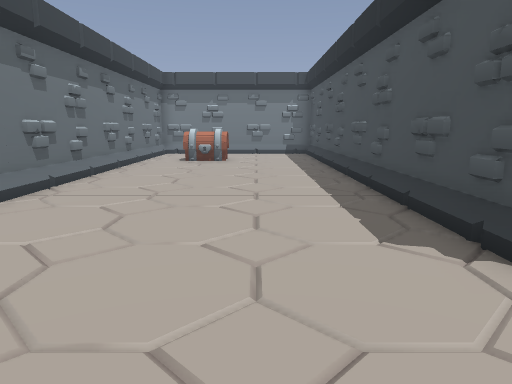
[1] (above)

15 first-person views from a walk through a 3-D level made in the Godot game engine. The camera is 1.3 m above the floor, tilts 10° down and sees 70° across. The floor is counted in squares, 1 m on a side. Each view is taken from the middle of a square. On the plan, view 1 faces up. The plan holds only what a view shows up to about 15 squares ahead; the rest is blank. The place goes on beyond the plan. Characters and animated objects are not drawn.

[2]
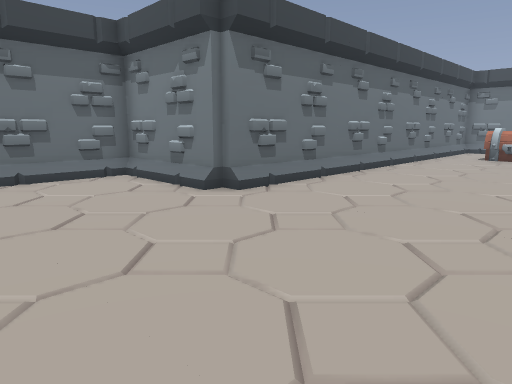

[3]
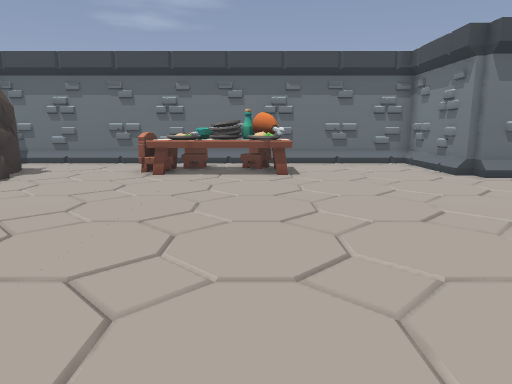

[4]
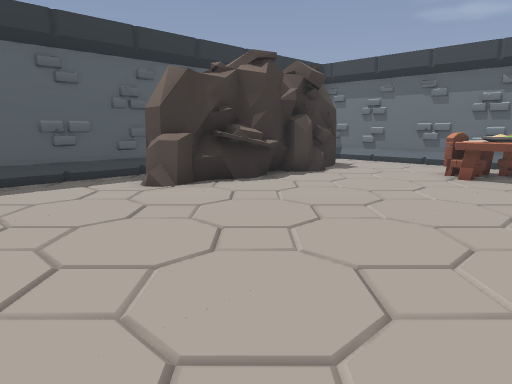

[5]
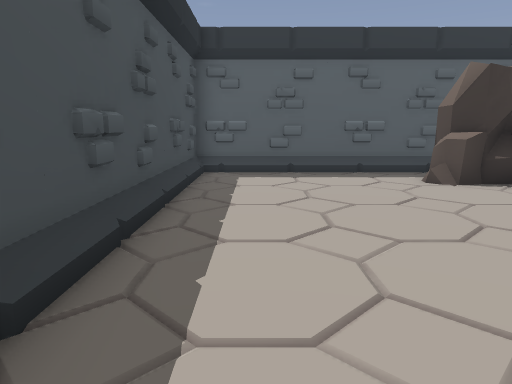

[6]
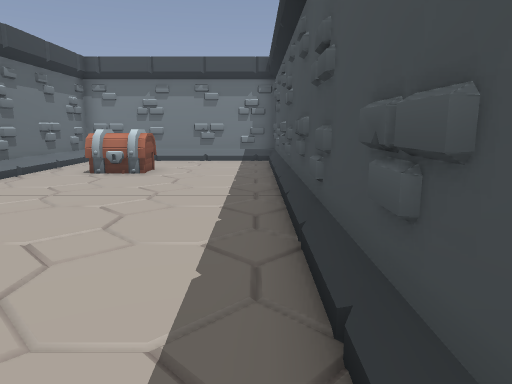

[7]
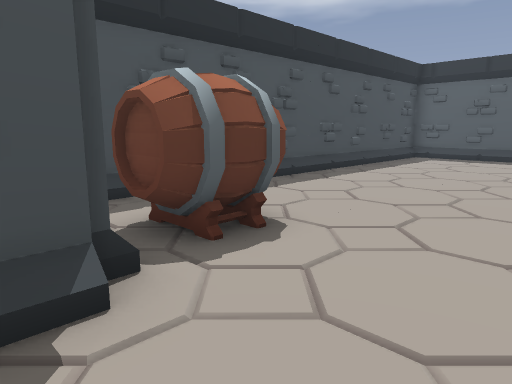

[8]
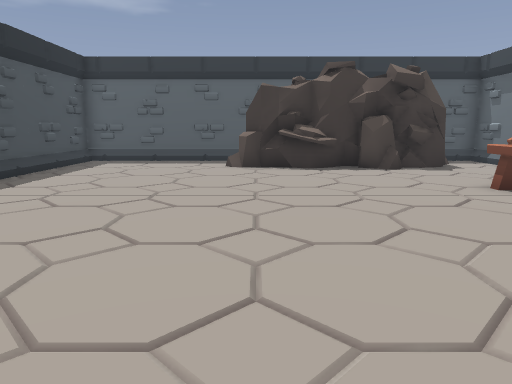

[9]
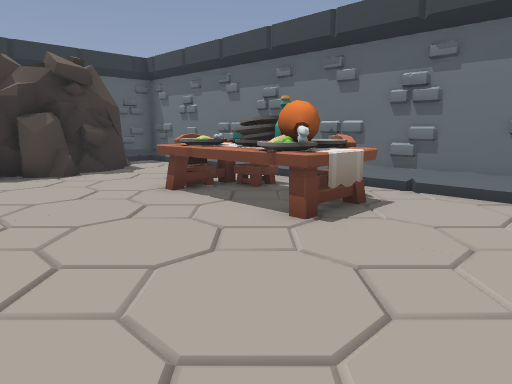

[10]
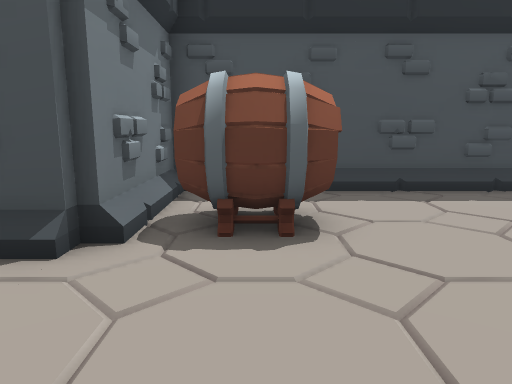

[11]
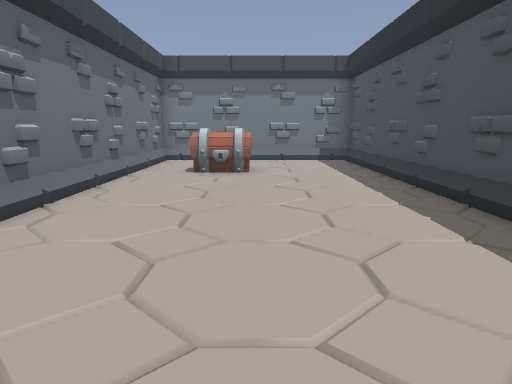

[12]
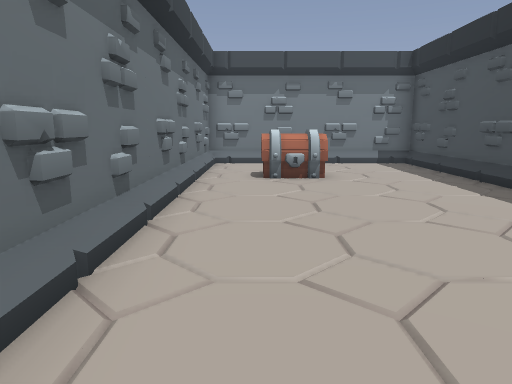

[13]
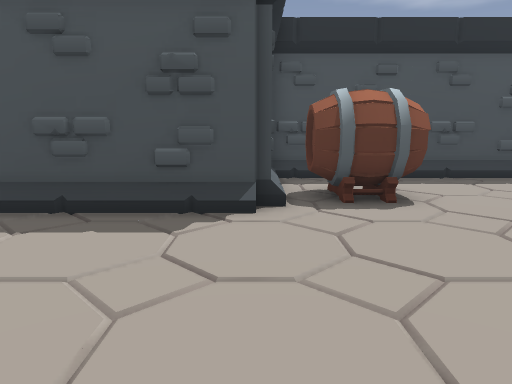

[14]
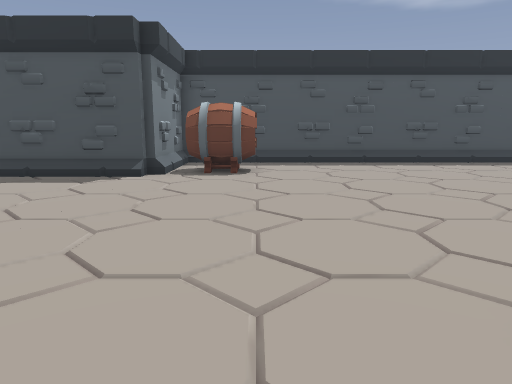

[15]
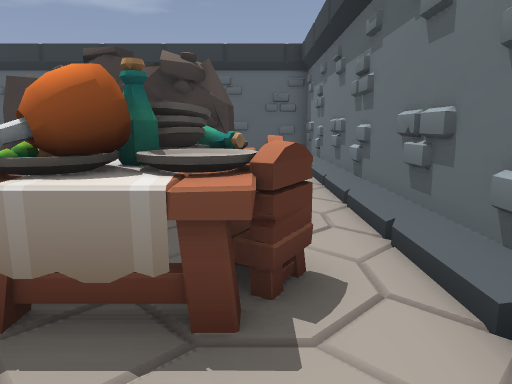

### Floor plan
Key: @ floor where view 1 was taken; # wall or solid block; x gap in a wall; . floor; = window, fence, low wall or low ledge; ^ raised ledge; C chest; H chair.
Columns run from 9 left of view 1 to 7 right of it. Each row starts with its distance up from view 1.
 19     #########
 18     #.......#
 17     #.. ....#
 16     #.. ....#
 15     #.CCC...#
 14     #.......#
 13     #.......#
 12     #.......#
 11     #.......#
 10     #.......#
  9     #.......#
  8     #.......#
  7     #.......#
  6     #.......#
  5     #.......#
  4     #.......#
  3 #####.......#####
  2 #............x..#
  1 #............#..#
  0 #........@...#..#
 -1 #...............#
 -2 #.^^^...........#
 -3 #.H^^...........#
 -4 #.^^^...........#
 -5 #.H^^...........#
 -6 #.^H^...........#
 -7 #...............#
 -8 #...............#
 -9 #...............#
-10 #..#######......#
-11 #..##   ##=.....#
-12 #. #     #......#
-13 ####     ########

Positions as (right, up) in squares from view 1, and headings:
1: (0, 0), facing up
2: (1, -2), facing up-left
3: (5, -3), facing left
4: (5, -3), facing down-left
5: (5, -2), facing down
6: (2, 4), facing up
7: (0, 4), facing down-right
8: (0, 2), facing down
9: (-1, 1), facing down-left
10: (-1, 1), facing right
11: (-1, 4), facing up
12: (-3, 5), facing up
13: (-3, 3), facing right
14: (-7, 0), facing right
15: (-7, 0), facing down
